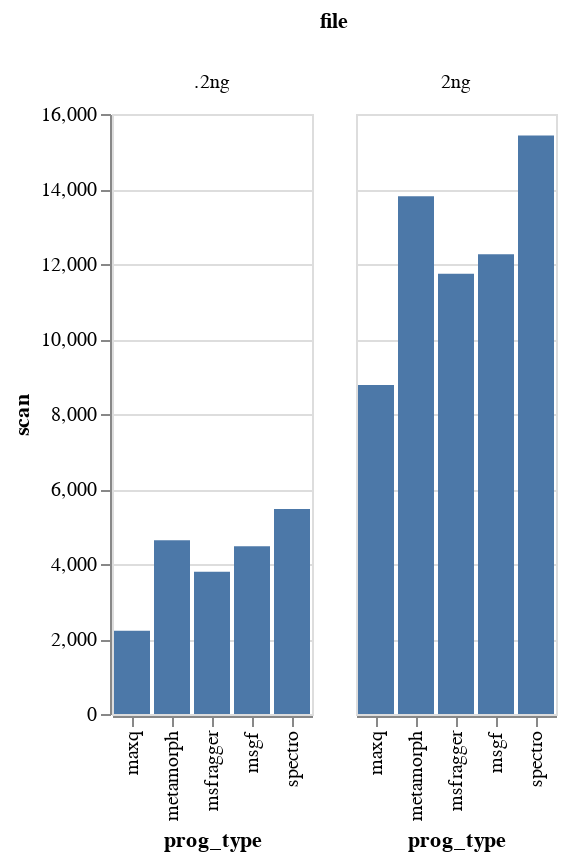

This figure's notebook cell:
### Code cell
#look through all the files and get pep and scan #s
files = [".2ng", "2ng"]

file_names = []
prog_type = []
pep =[]
scan = []

for file in files:
    print(file)
    file_names.append(file)
    prog_type.append("msgf")
    msgf = dl.clean_msgfplus(file)
    msgf_filter = filter_data(msgf, .01)
    pep.append(msgf_filter["peptide"].nunique())
    scan.append(msgf_filter["scan"].nunique())

    prog_type.append("spectro")
    file_names.append(file)
    spec = dl.clean_spectromine(file)
    spec_filter = filter_data(spec, .01)
    pep.append(spec_filter["peptide"].nunique())
    scan.append(spec_filter["scan"].nunique())

    prog_type.append("msfragger")
    file_names.append(file)
    msf = dl.clean_msfragger(file)
    msf_filter = filter_data(msf, .01, msfragger=True)
    pep.append(msf_filter["peptide"].nunique())
    scan.append(msf_filter["scan"].nunique())

    prog_type.append("metamorph")
    file_names.append(file)
    meta = dl.clean_metamorph(file)
    meta_filter = filter_data(meta, .01)
    pep.append(meta_filter["peptide"].nunique())
    scan.append(meta_filter["scan"].nunique())
    
    prog_type.append("maxq")
    file_names.append(file)
    mq = dl.clean_maxquant(file)
    mq_filter = filter_data(mq, .01)
    pep.append(mq_filter["peptide"].nunique())
    scan.append(mq_filter["scan"].nunique())

source = pd.DataFrame({
    'file': file_names,
    'prog_type': prog_type,
    
    "pep":pep,
    "scan":scan
})
#completely filtered
alt.Chart(source).mark_bar().encode(
    x='prog_type',
    y='scan',
    column="file"
)

### Figure 1 — Vega-Lite specification as saved in the notebook (floating-point values rounded to 4 significant figures)
{"config": {"view": {"continuousWidth": 400, "continuousHeight": 300}}, "data": {"name": "data-683893de4ac6f0f735ac99271679ec12"}, "mark": "bar", "encoding": {"column": {"type": "nominal", "field": "file"}, "x": {"type": "nominal", "field": "prog_type"}, "y": {"type": "quantitative", "field": "scan"}}, "$schema": "https://vega.github.io/schema/vega-lite/v4.8.1.json", "datasets": {"data-683893de4ac6f0f735ac99271679ec12": [{"file": ".2ng", "prog_type": "msgf", "pep": 4068, "scan": 4475}, {"file": ".2ng", "prog_type": "spectro", "pep": 4588, "scan": 5470}, {"file": ".2ng", "prog_type": "msfragger", "pep": 3537, "scan": 3791}, {"file": ".2ng", "prog_type": "metamorph", "pep": 3999, "scan": 4635}, {"file": ".2ng", "prog_type": "maxq", "pep": 2093, "scan": 2223}, {"file": "2ng", "prog_type": "msgf", "pep": 10615, "scan": 12259}, {"file": "2ng", "prog_type": "spectro", "pep": 11258, "scan": 15430}, {"file": "2ng", "prog_type": "msfragger", "pep": 10490, "scan": 11740}, {"file": "2ng", "prog_type": "metamorph", "pep": 10513, "scan": 13807}, {"file": "2ng", "prog_type": "maxq", "pep": 7923, "scan": 8774}]}}
